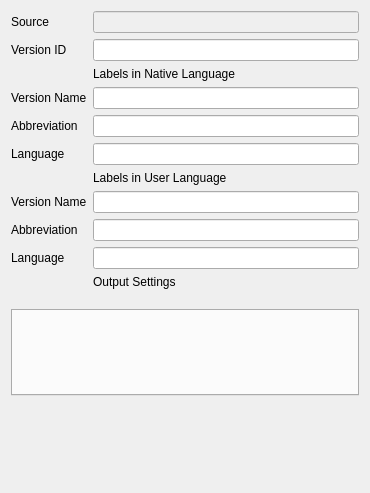
<?xml version="1.0" encoding="UTF-8"?>
<ui version="4.0">
 <class>VersionForm</class>
 <widget class="QWidget" name="VersionForm">
  <property name="geometry">
   <rect>
    <x>0</x>
    <y>0</y>
    <width>370</width>
    <height>493</height>
   </rect>
  </property>
  <property name="windowTitle">
   <string>Form</string>
  </property>
  <layout class="QGridLayout" name="gridLayout">
   <item row="13" column="0" colspan="2">
    <widget class="QTabWidget" name="outputsTabWidget"/>
   </item>
   <item row="10" column="1">
    <widget class="QLineEdit" name="userAbbrevLineEdit"/>
   </item>
   <item row="10" column="0">
    <widget class="QLabel" name="userAbbrevLabel">
     <property name="text">
      <string>Abbreviation</string>
     </property>
    </widget>
   </item>
   <item row="2" column="1">
    <widget class="QLabel" name="nativeSectionLabel">
     <property name="text">
      <string>Labels in Native Language</string>
     </property>
    </widget>
   </item>
   <item row="0" column="1">
    <widget class="QLineEdit" name="sourceLineEdit">
     <property name="enabled">
      <bool>false</bool>
     </property>
    </widget>
   </item>
   <item row="5" column="0">
    <widget class="QLabel" name="nativeAbbrevLabel">
     <property name="text">
      <string>Abbreviation</string>
     </property>
    </widget>
   </item>
   <item row="12" column="1">
    <widget class="QLabel" name="outputSectionLabel">
     <property name="text">
      <string>Output Settings
</string>
     </property>
    </widget>
   </item>
   <item row="5" column="1">
    <widget class="QLineEdit" name="nativeAbbrevLineEdit"/>
   </item>
   <item row="4" column="1">
    <widget class="QLineEdit" name="nativeNameLineEdit"/>
   </item>
   <item row="0" column="0">
    <widget class="QLabel" name="sourceLabel">
     <property name="text">
      <string>Source</string>
     </property>
    </widget>
   </item>
   <item row="14" column="0">
    <spacer name="verticalSpacer">
     <property name="orientation">
      <enum>Qt::Vertical</enum>
     </property>
     <property name="sizeHint" stdset="0">
      <size>
       <width>20</width>
       <height>40</height>
      </size>
     </property>
    </spacer>
   </item>
   <item row="11" column="1">
    <widget class="QLineEdit" name="userLangLineEdit"/>
   </item>
   <item row="8" column="1">
    <widget class="QLabel" name="userSectionLabel">
     <property name="text">
      <string>Labels in User Language</string>
     </property>
    </widget>
   </item>
   <item row="1" column="1">
    <widget class="QLineEdit" name="idLineEdit"/>
   </item>
   <item row="1" column="0">
    <widget class="QLabel" name="idLabel">
     <property name="text">
      <string>Version ID</string>
     </property>
    </widget>
   </item>
   <item row="9" column="1">
    <widget class="QLineEdit" name="userNameLineEdit"/>
   </item>
   <item row="6" column="1">
    <widget class="QLineEdit" name="nativeLangLineEdit"/>
   </item>
   <item row="9" column="0">
    <widget class="QLabel" name="userNameLabel">
     <property name="text">
      <string>Version Name</string>
     </property>
    </widget>
   </item>
   <item row="4" column="0">
    <widget class="QLabel" name="nativeNameLabel">
     <property name="text">
      <string>Version Name</string>
     </property>
    </widget>
   </item>
   <item row="11" column="0">
    <widget class="QLabel" name="userLangLabel">
     <property name="text">
      <string>Language</string>
     </property>
    </widget>
   </item>
   <item row="6" column="0">
    <widget class="QLabel" name="nativeLangLabel">
     <property name="text">
      <string>Language</string>
     </property>
    </widget>
   </item>
  </layout>
 </widget>
 <tabstops>
  <tabstop>sourceLineEdit</tabstop>
  <tabstop>idLineEdit</tabstop>
  <tabstop>nativeNameLineEdit</tabstop>
  <tabstop>nativeAbbrevLineEdit</tabstop>
  <tabstop>nativeLangLineEdit</tabstop>
  <tabstop>userNameLineEdit</tabstop>
  <tabstop>userAbbrevLineEdit</tabstop>
  <tabstop>userLangLineEdit</tabstop>
 </tabstops>
 <resources/>
 <connections/>
</ui>
